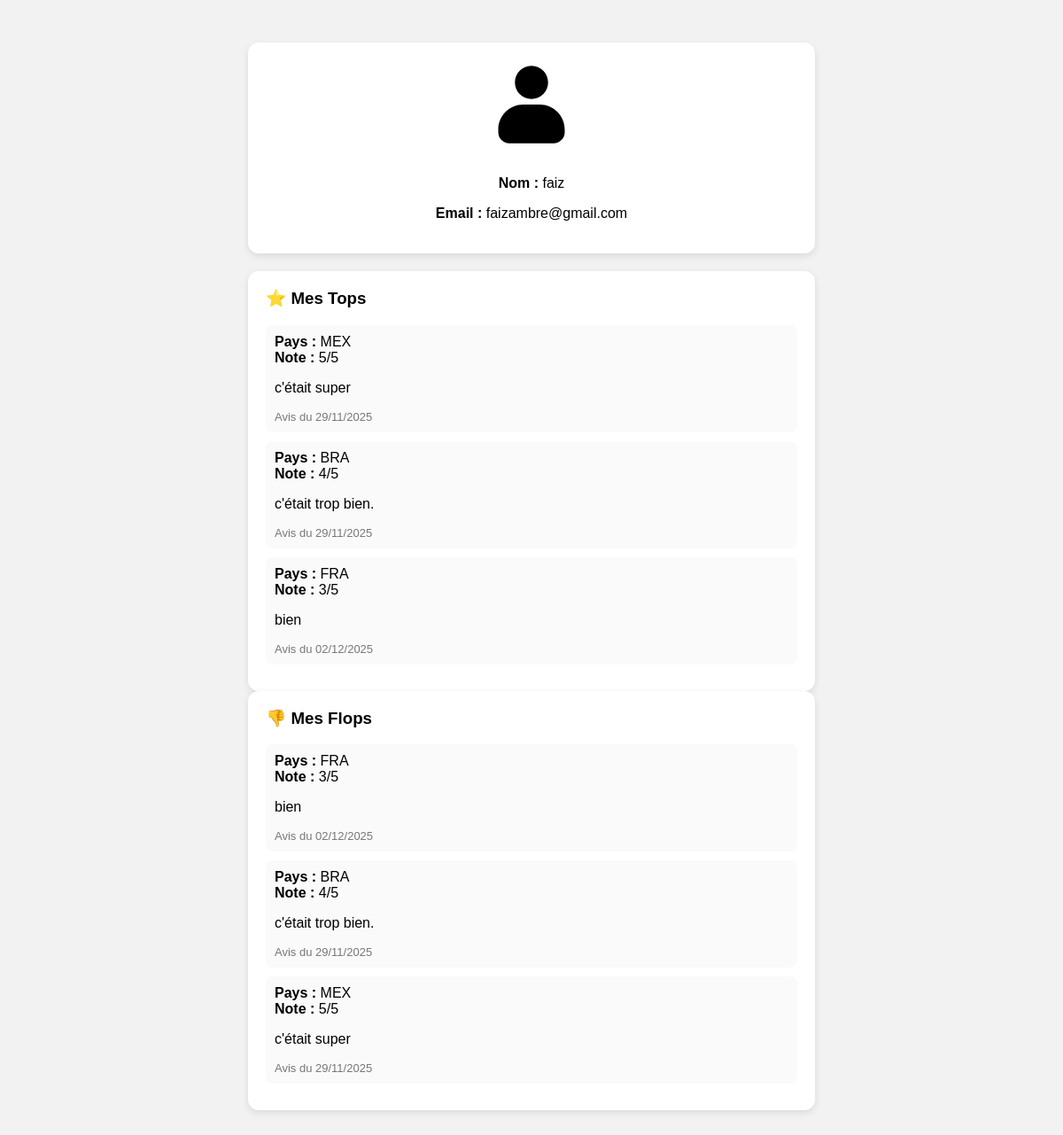
The app's page /profil.php (signed in) with its own data.
### tables this page shows
CREATE TABLE `utilisateur` (
  `id_utilisateur` int(11) NOT NULL,
  `email` varchar(255) NOT NULL,
  `mot_de_passe` varchar(255) NOT NULL,
  `nom` varchar(255) DEFAULT NULL
);

CREATE TABLE `avis` (
  `id_avis` int(11) NOT NULL,
  `id_utilisateur` int(11) NOT NULL,
  `code_pays` varchar(3) NOT NULL,
  `commentaire` text NOT NULL,
  `note` int(11) DEFAULT NULL,
  `date_avis` datetime DEFAULT CURRENT_TIMESTAMP
);

### profil.php (the view, shortened to what this page needs)
<?php
try {
    $pdo = new PDO(
        "mysql:host=localhost;dbname=happytrip;charset=utf8",
        "root",
        "root",
        [
            PDO::ATTR_ERRMODE => PDO::ERRMODE_EXCEPTION,
            PDO::ATTR_DEFAULT_FETCH_MODE => PDO::FETCH_ASSOC
        ]
    );
} catch (PDOException $e) {
    die("Erreur connexion BDD : " . $e->getMessage());
}
$stmt = $pdo->prepare("SELECT nom, email FROM utilisateur WHERE id_utilisateur = ?");
$stmt->execute([$_SESSION['id_utilisateur']]);
$user = $stmt->fetch();
$tops = $pdo->prepare("
    SELECT code_pays, commentaire, note, date_avis
    FROM avis
    WHERE id_utilisateur = ?
    ORDER BY note DESC
");
$tops->execute([$_SESSION['id_utilisateur']]);
$tops = $tops->fetchAll();
$flops = $pdo->prepare("
    SELECT code_pays, commentaire, note, date_avis
    FROM avis
    WHERE id_utilisateur = ?
    ORDER BY note ASC
");
$flops->execute([$_SESSION['id_utilisateur']]);
$flops = $flops->fetchAll();
?>
<!DOCTYPE html>
<html lang="fr">
<head>
</head>
<body>
<div class="card profil-header">
    <img src="images/avatar_noir.svg" alt="Avatar">
    <p><strong>Nom :</strong> <?= htmlspecialchars($user['nom']) ?></p>
    <p><strong>Email :</strong> <?= htmlspecialchars($user['email']) ?></p>
</div>
<div class="card">
    <h3>⭐ Mes Tops</h3>
    <?php if (!$tops): ?>
        <p>Aucun avis pour le moment.</p>
    <?php else: ?>
        <?php foreach ($tops as $t): ?>
            <div class="avis-item">
                <strong>Pays :</strong> <?= htmlspecialchars($t['code_pays']) ?><br>
                <strong>Note :</strong> <?= $t['note'] ?>/5
                <p><?= nl2br(htmlspecialchars($t['commentaire'])) ?></p>
                <div class="date">Avis du <?= date("d/m/Y", strtotime($t['date_avis'])) ?></div>
            </div>
        <?php endforeach; ?>
    <?php endif; ?>
</div>
<div class="card">
    <h3>👎 Mes Flops</h3>
    <?php if (!$flops): ?>
        <p>Aucun avis pour le moment.</p>
    <?php else: ?>
        <?php foreach ($flops as $f): ?>
            <div class="avis-item">
                <strong>Pays :</strong> <?= htmlspecialchars($f['code_pays']) ?><br>
                <strong>Note :</strong> <?= $f['note'] ?>/5
                <p><?= nl2br(htmlspecialchars($f['commentaire'])) ?></p>
                <div class="date">Avis du <?= date("d/m/Y", strtotime($f['date_avis'])) ?></div>
            </div>
        <?php endforeach; ?>
    <?php endif; ?>
</div>
</body>
</html>

### profil.php (style rules this page uses)
body { font-family: Arial; background:#f2f2f2; padding:40px; }
.card { background:white; padding:20px; border-radius:12px; margin-bottom:25px; box-shadow:0 3px 8px rgba(0,0,0,0.1); max-width:600px; margin:auto; }
.profil-header { text-align:center; margin-bottom:20px; }
.profil-header img { width:100px; height:100px; margin-bottom:10px; }
.avis-item { background:#fafafa; padding:10px; border-radius:8px; margin-bottom:10px; }
.date { color:#777; font-size:13px; }
h3 { margin-top:0; }

### records on screen
utilisateur: nom "faiz", email "faizambre@gmail.com"
avis: code_pays "MEX", note "5", commentaire "c'était super", date_avis "29/11/2025"
avis: code_pays "BRA", note "4", commentaire "c'était trop bien.", date_avis "29/11/2025"
avis: code_pays "FRA", note "3", commentaire "bien", date_avis "02/12/2025"
